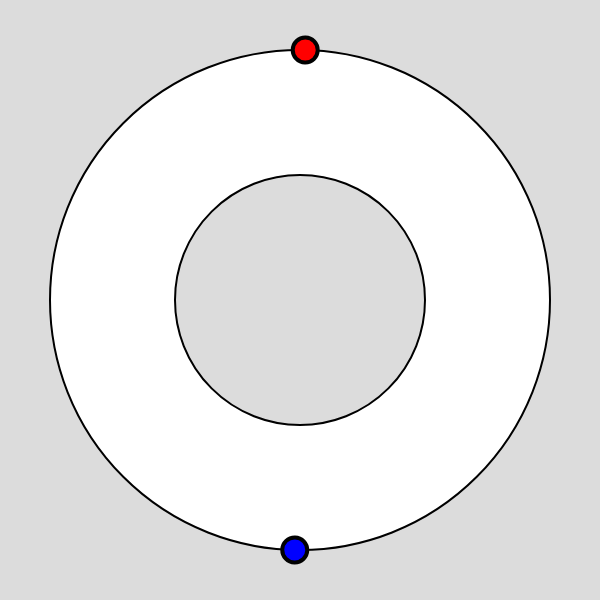
Frame 1 (no input)
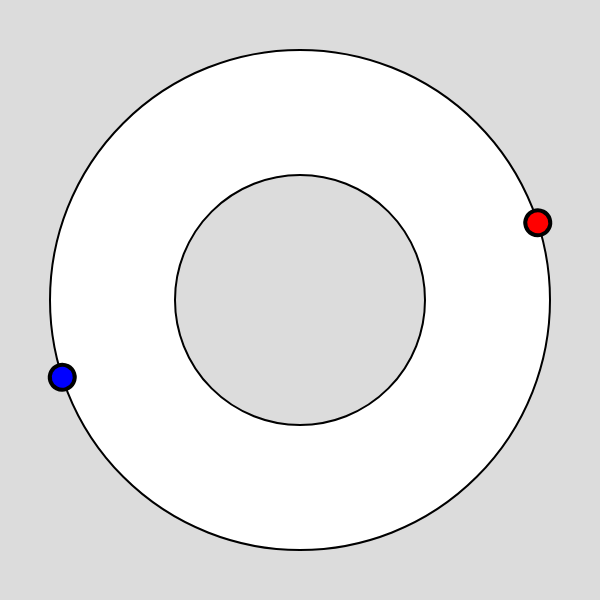
Frame 60 (no input)
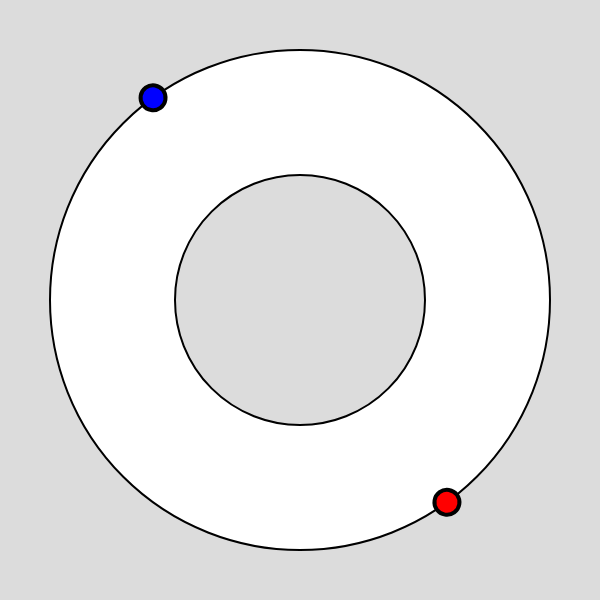
Frame 120 (the mouse pressed at the canvas centre since frame 60)

The p5.js sketch that drew these frames (run headless with seeded random() and noise() and a simulated clock; from frame 60 on, the mouse is pressed at the canvas centre):

// p5.js sketch
// ── sketch.js
let time = 0;

function setup() {
  createCanvas(600, 600);
  movement = 0;
  angleMode(DEGREES);
}

  function draw() {
    background(220);
    translate(300, 300);

    //case 2 animated
    strokeWeight(2);
    fill('white');
    circle(0, 0, 500);

    //strokeWeight(1);
    fill(220);
    circle(0, 0, 250);

    time = time + 0.2;
    stroke(0);
    strokeWeight(5);
    let move = map(time, 0, 60, 0, 360)
    push();
    rotate(move);
    strokeWeight(4);
    fill(0, 0, 255);
    ellipse(0, 250, 25, 25);
    fill(255, 0, 0);
    ellipse(0, -250, 25, 25);
    pop();
  }
